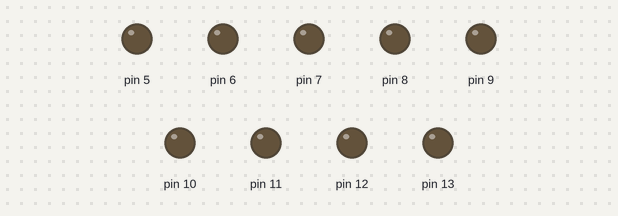
Bench run of a sketch on a simulated Arduino Uno, built with avr-gcc and run on an emulated ATmega328P. Parts: output pins drawn as LEDs (lit = HIGH).

Above: at 0.15 s.
At 4.4 s:
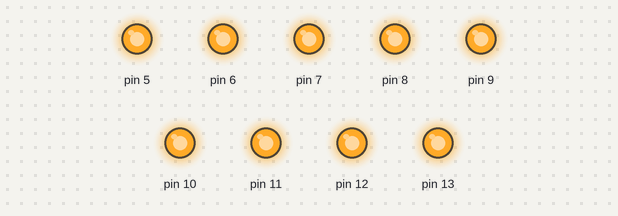
At 8.74 s:
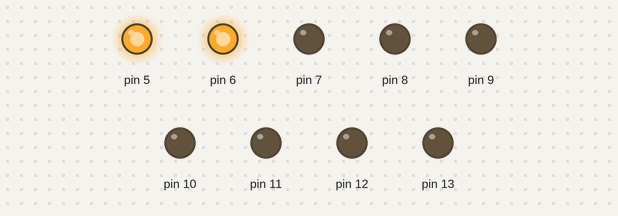
At 13.2 s:
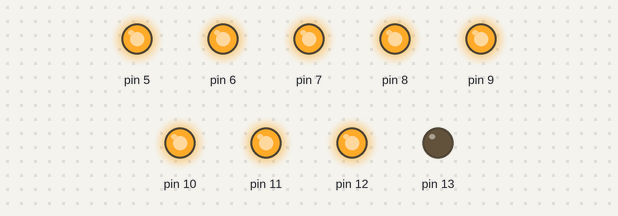
At 19.23 s:
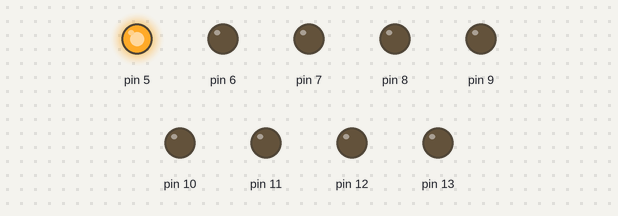
At 26.1 s:
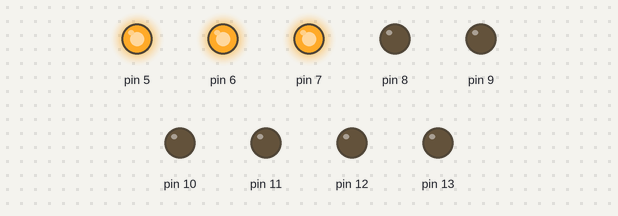
Timing chart, 0 to 28.4 s (numbered marks = the images above):
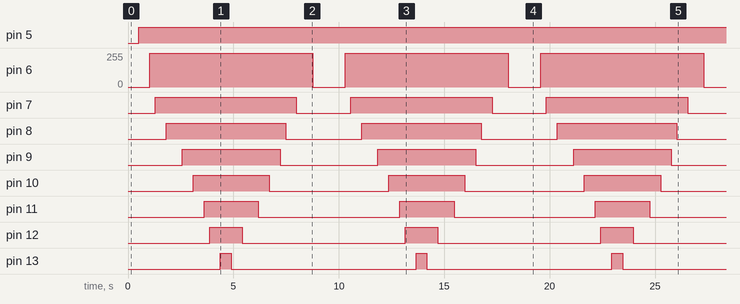

Measured:
- by itself, pin 5: LOW → HIGH at 0.51 s
- by itself, pin 6: alternates 255/255 for 7.7 s and 0/255 for 1.5 s
- by itself, pin 7: alternates HIGH for 6.7 s and LOW for 2.6 s
- by itself, pin 8: alternates HIGH for 5.7 s and LOW for 3.6 s
- by itself, pin 9: alternates HIGH for 4.6 s and LOW for 4.6 s
- by itself, pin 10: alternates HIGH for 3.6 s and LOW for 5.7 s
- by itself, pin 11: alternates HIGH for 2.6 s and LOW for 6.7 s
- by itself, pin 12: alternates HIGH for 1.5 s and LOW for 7.7 s

The sketch:

Code.ino
```cpp
int brightness = 0;
int led;

void setup()
{
    pinMode(13, OUTPUT);
    pinMode(12, OUTPUT);
    pinMode(11, OUTPUT);
    pinMode(10, OUTPUT);
    pinMode(9, OUTPUT);
    pinMode(8, OUTPUT);
    pinMode(7, OUTPUT);
    pinMode(6, OUTPUT);
    pinMode(5, OUTPUT);
}

void loop()
{
    for (led = 5; led <= 13; led++)
    {
        for (brightness = 0; brightness <= 255; brightness++)
        {
            analogWrite(led, brightness);
            delay(2);
        }
    }
    for (led = 13; led >= 5; led--)
    {
        for (brightness = 255; brightness >= 0; brightness--)
        {
            analogWrite(led, brightness);
            delay(2);
        }
    }
}
```
